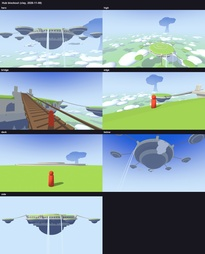
#> input picture art/hub/blockout/sheet.jpg, 205 x 254 px, shrunk from 1280 x 1586 before the run
$ python crisp_paint.py ../../art/hub/blockout/sheet.jpg out.png
#> lines starting #> are read from the running program, lines starting #| are printed output that depends on the picture; after the words box and inside, x2 and y2 are one past the last pixel; in counts of white or black regions, pixels touching at a corner belong together
"""Crisp paint, the method from the stone bridge (docs/style/crisp-paint.md): firm brushed shapes, clusters of fine marks and a sharpen, so a texture holds up close with a slight painted grain.
Use it either way:
  on any finished sheet, same layout, so it fits the model as it is (colours come from the sheet, no palette needed):
    python tools/art/crisp_paint.py <in.png> <out.png> [--look crisp|soft] [--grain x|none] [--strength 1.0] [--seed 5] [--shapes N] [--marks N] [--dark N] [--sharpen N]
  or inside a painter:
    from crisp_paint import crisp_pass, brushed_wash, chisel_marks, sharpen
--look soft keeps the grain but not the hard finish: fainter shapes, paler marks, almost no sharpen, the island's brightness kept.
--grain x: marks and shapes run along the sheet's x, for wood painted with its grain along x (the fence, the props). --grain none: any direction, for stone.
"""
import argparse
import math

import numpy as np
from PIL import Image
from scipy.ndimage import gaussian_filter, label


def ss(a, b, x):
	t = np.clip((x - a) / (b - a), 0, 1)
	return t * t * (3 - 2 * t)


def over(img, colour, a):
	a = np.clip(a, 0, 1)[..., None]
	return img * (1 - a) + colour * a


def smooth1d(n, width, rng):
	v = rng.normal(size=n + width * 4)
	v = np.convolve(v, np.ones(width) / width, "same")[width * 2 : width * 2 + n]
	return v / (np.abs(v).max() + 1e-6)


def jagged(H, W, rng, scale):
	"""noise of a given size, one standard deviation = 1: what makes an edge wander"""
	n = gaussian_filter(rng.normal(0, 1, (H, W)).astype(np.float32), scale)
	return n / (n.std() + 1e-6)


def lines(shape, count, length, half, rng, wander):
	"""thin curving lines into a mask, tapered at both ends"""
	H, W = shape
	m = np.zeros(shape, np.float32)
	for _ in range(count):
		n = int(rng.uniform(*length) * W)
		x0 = int(rng.uniform(-0.1, 0.9) * W)
		xa, xb = max(x0, 0), min(x0 + n, W)
		if xb - xa < 6:
			continue
		n = xb - xa
		c = rng.uniform(0, H) + np.cumsum(smooth1d(n, max(n // 3, 4), rng)) / n * wander * 3 + rng.uniform(-0.25, 0.25) * np.arange(n)
		t = np.arange(n) / n
		w = half * np.minimum(1, np.minimum(t, 1 - t) * 5) * rng.uniform(0.6, 1.1) + 0.15
		rows = np.arange(H)[:, None]
		v = np.clip(w[None, :] - np.abs(rows - c[None, :]), 0, 1)
		m[:, xa:xb] = np.maximum(m[:, xa:xb], v * rng.uniform(0.55, 1))
	return m


def brushed_mask(H, W, rng, scale, radii=((0.3, 0.55), (0.2, 0.4)), tilt=0.35, centre=None):
	"""the key shape: an ellipse roughened with noise, then cut hard and barely softened. A firm edge that wanders: painted, not airbrushed.
	scale is the painting's pixels per sheet pixel (2 if painted at double size)."""
	yy, xx = np.mgrid[0:H, 0:W].astype(np.float32)
	cx, cy = (rng.uniform(0, W), rng.uniform(0, H)) if centre is None else centre
	a = rng.uniform(-tilt, tilt)
	dx, dy = (xx - cx) * math.cos(a) + (yy - cy) * math.sin(a), -(xx - cx) * math.sin(a) + (yy - cy) * math.cos(a)
	f = (dx / rng.uniform(*radii[0]) / W) ** 2 + (dy / rng.uniform(*radii[1]) / H) ** 2 + jagged(H, W, rng, 2.2 * scale) * 0.13 + jagged(H, W, rng, 0.7 * scale) * 0.04
	return gaussian_filter((f < 1).astype(np.float32), 0.4 * scale)


def brushed_wash(img, colour, strength, rng, scale):
	"""a flat wash of one colour in a brushed shape"""
	H, W = img.shape[:2]
	return over(img, colour, brushed_mask(H, W, rng, scale) * strength)


def hewn_plane(img, colour, strength, rng, scale):
	"""a straight firm edge with one side a touch different"""
	H, W = img.shape[:2]
	yy, xx = np.mgrid[0:H, 0:W].astype(np.float32)
	cx, cy, a = rng.uniform(0.15, 0.85) * W, rng.uniform(0.1, 0.9) * H, rng.uniform(-0.9, 0.9)
	d = (xx - cx) * math.sin(a) - (yy - cy) * math.cos(a)
	return over(img, colour, gaussian_filter((d > 0).astype(np.float32), 0.3 * scale) * strength)


def mark_mask(H, W, rng, scale, cx, cy, a, spread):
	"""a cluster of short fine strokes, each stamped pixel by pixel and tapered, then barely softened"""
	m = np.zeros((H, W), np.float32)
	for _k in range(int(rng.integers(3, 7))):
		ln = rng.uniform(3, 9) * scale
		ox, oy = rng.normal(0, spread), rng.normal(0, spread * 0.5)
		for f in np.linspace(0, 1, int(ln) + 2):
			x, y = int(cx + ox + math.cos(a) * ln * f), int(cy + oy + math.sin(a) * ln * f)
			if 0 <= x < W and 0 <= y < H:
				m[y, x] = min(1, 4 * f * (1 - f) + 0.1)
	return np.clip(gaussian_filter(m, 0.42 * scale) * 3.2, 0, 1)


def chisel_marks(img, rng, dark, light, scale, strength=0.5, along=False):
	"""clusters of marks, close in colour, most of them dark. The number follows the area. along=True keeps them on the x axis, for wood grain"""
	H, W = img.shape[:2]
	per = W * H / (150 * scale * 150 * scale)
	for _ in range(int(rng.integers(2, 4) + per * 3)):
		cx, cy, a, spread = rng.uniform(0.08, 0.92) * W, rng.uniform(0.08, 0.92) * H, rng.uniform(0.5, 1.2) * rng.choice((-1, 1)), rng.uniform(4, 9) * scale
		if along:
			a = a * 0.12
		colour = dark if rng.random() < 0.6 else light
		img = over(img, colour, mark_mask(H, W, rng, scale, cx, cy, a, spread) * strength)
	return img


def sharpen(img, amount, scale, radius=1.1):
	"""the finishing fringe: every painted edge gets a thin light and dark side"""
	return np.clip(img + (img - gaussian_filter(img, (radius * scale, radius * scale, 0))) * amount, 0, 255)


# how much of each ingredient. shapes and marks make the grain; dark and sharpen make it hard and heavy; keep_brightness puts each island's average colour back
LOOKS = {
	"crisp": dict(shapes=1.0, marks=1.0, dark=1.0, sharpen=1.0, keep_brightness=False),
	"soft": dict(shapes=1.1, marks=0.9, dark=0.35, sharpen=0.2, keep_brightness=True),
}


def crisp_pass(img, rng, scale=2, along=True, strength=1.0, mask=None, shapes=1.0, marks=1.0, dark=1.0, sharpen_by=1.0, keep_brightness=False):
	"""the whole method over paint that already exists, with colours taken from that paint. Shapes tint what's there, so grain and highlights underneath survive.
	img: float RGB, painted at scale times the final size. mask: where to paint, 1 inside the island. shapes, marks, dark and sharpen_by scale each ingredient (see LOOKS)."""
	H, W = img.shape[:2]
	inside = np.ones((H, W), bool) if mask is None else mask > 0.5
	if inside.sum() < 16:
		return img
	mean = img[inside].mean(axis=0)
	out = img.astype(np.float32).copy()
	# firm-edged shapes, a few per island, the size of a big brush whatever the island's size
	reach = 90 * scale
	wide, tall = min(W, reach * 2), min(H, reach)
	radii = ((0.25 * wide / W, 0.5 * wide / W), (0.18 * tall / H, 0.42 * tall / H))
	if along:
		radii = (radii[0], (radii[1][0] * 0.55, radii[1][1] * 0.55))
	count = max(3, int(W * H / (reach * reach * 0.7)))
	for i in range(count):
		tint = np.array((1.075, 1.05, 1.0)) if i % 2 == 0 else 1 + (np.array((0.93, 0.92, 0.96)) - 1) * dark
		m = brushed_mask(H, W, rng, scale, radii, 0.08 if along else 0.35)
		out = out * (1 + (tint - 1)[None, None, :] * (m * strength * shapes)[..., None])
	dark_mark = mean * (1 + (np.array((0.8, 0.77, 0.84)) - 1) * dark)
	light_mark = mean * np.array((1.2, 1.17, 1.08))
	out = chisel_marks(out, rng, dark_mark, light_mark, scale, 0.5 * strength * marks, along)
	out = sharpen(out, 0.9 * strength * sharpen_by, scale)
	if keep_brightness:
		out = np.clip(out * (mean / (out[inside].mean(axis=0) + 1e-6))[None, None, :], 0, 255)
	return np.where(inside[..., None], out, img)


def crisp_sheet(sheet, rng, grain=True, strength=1.0, background_tolerance=8, **ingredients):
	"""a finished sheet (H, W, 3, 0-255): paint at double size, island by island so nothing crosses a seam, and shrink back"""
	base = Image.fromarray(np.clip(sheet, 0, 255).astype(np.uint8))
	big = np.array(base.resize((base.width * 2, base.height * 2), Image.LANCZOS)).astype(np.float32)
	# the background is the most common colour; everything else, in connected pieces, is an island
	flat = big.astype(np.uint8).reshape(-1, 3)
	values, counts = np.unique(flat[:: max(1, flat.shape[0] // 200000)], axis=0, return_counts=True)
	back = values[counts.argmax()].astype(np.float32)
	share = counts.max() / counts.sum()
	found = np.abs(big - back).max(axis=2) > background_tolerance if share > 0.05 else np.ones(big.shape[:2], bool)
	labels, n = label(found)
	boxes = __import__("scipy.ndimage", fromlist=["find_objects"]).find_objects(labels)
	painted = 0
	for i, box in enumerate(boxes):
		y, x = box
		if y.stop - y.start < 24 or x.stop - x.start < 24:
			continue
		crop = big[y.start : y.stop, x.start : x.stop]
		big[y.start : y.stop, x.start : x.stop] = crisp_pass(crop, rng, 2, grain, strength, (labels[box] == i + 1).astype(np.float32), **ingredients)
		painted += 1
	done = Image.fromarray(np.clip(big, 0, 255).astype(np.uint8)).resize((base.width, base.height), Image.LANCZOS)
	return np.array(done), painted


def main():
	ap = argparse.ArgumentParser(description="Crisp paint over a finished texture sheet; same layout, so it fits the model as it is")
	ap.add_argument("input")
	ap.add_argument("output")
	ap.add_argument("--grain", choices=("x", "none"), default="x")
	ap.add_argument("--strength", type=float, default=1.0)
	ap.add_argument("--seed", type=int, default=5)
	ap.add_argument("--look", choices=tuple(LOOKS), default="crisp")
	for name in ("shapes", "marks", "dark", "sharpen"):
		ap.add_argument("--" + name, type=float, help="override the look's amount of this ingredient")
	args = ap.parse_args()
	sheet = np.array(Image.open(args.input).convert("RGB"))
#> sheet is the input picture: shape (254, 205, 3); mean R, G, B 140.6, 161.4, 166.9
	look = dict(LOOKS[args.look])
	for name in ("shapes", "marks", "dark", "sharpen"):
		if getattr(args, name) is not None:
			look[name] = getattr(args, name)
	look["sharpen_by"] = look.pop("sharpen")
	done, painted = crisp_sheet(sheet, np.random.default_rng(args.seed), args.grain == "x", args.strength, **look)
#> in crisp_sheet, `big = np.array(base.resize((base.width * 2, base.height * 2), Image.LA..`:
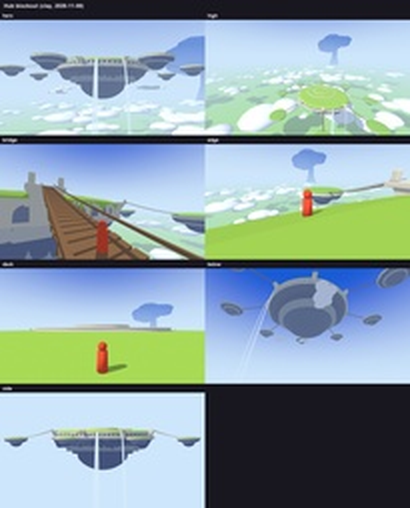
#> big: shape (508, 410, 3) float32; mean R, G, B 140.5, 161.5, 167
#> in crisp_sheet, `back = values[counts.argmax()].astype(np.float32)`: back = [24, 23, 31]
#> in crisp_sheet, `share = counts.max() / counts.sum()`: share = 0.111
#> in crisp_sheet, `found = np.abs(big - back).max(axis=2) > background_tolerance if share..`:
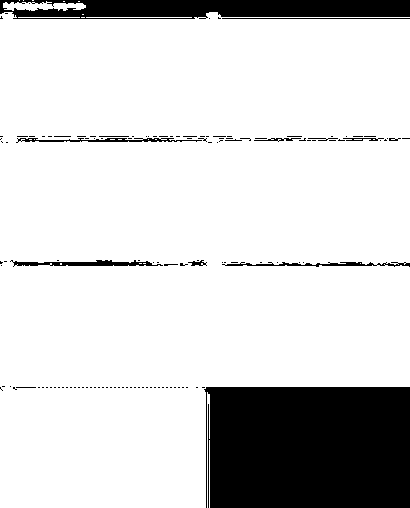
#> found: shape (508, 410) bool; 84% white; 130 black regions (117 under 20 px), largest, box (x1, y1, x2, y2) and area: (204, 387, 410, 508) 24449, (0, 0, 410, 19) 6497, (10, 260, 163, 267) 553
#> in crisp_sheet, `labels, n = label(found)`:
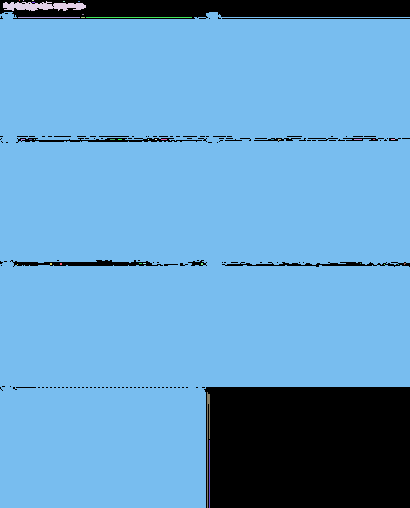
#> labels: shape (508, 410) int32; 38 distinct labels, from 0 to 37; one colour per label, 0 black
#> in crisp_sheet, `labels, n = label(found)`: n = 37
#> in crisp_sheet, `boxes = __import__("scipy.ndimage", fromlist=["find_objects"]).find_ob..`: boxes = 37 items
#> the loop in crisp_sheet, `for i, box in enumerate(boxes):` made 37 passes
#> (mean in crisp_pass, reach in crisp_pass, wide in crisp_pass, tall in crisp_pass, radii in crisp_pass, count in crisp_pass) on pass 8: ([163.4, 188.6, 193.6], 180, 360, 180, ((0.22, 0.439), (0.0359, 0.0838)), 8)
#> after the loop in crisp_sheet, `for i, box in enumerate(boxes):`:
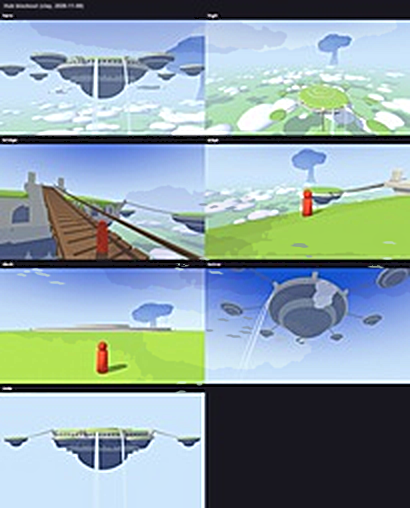
#> big: shape (508, 410, 3) float32; mean R, G, B 140.8, 160.9, 165.9
#> after the loop in crisp_sheet, `for i, box in enumerate(boxes):`:
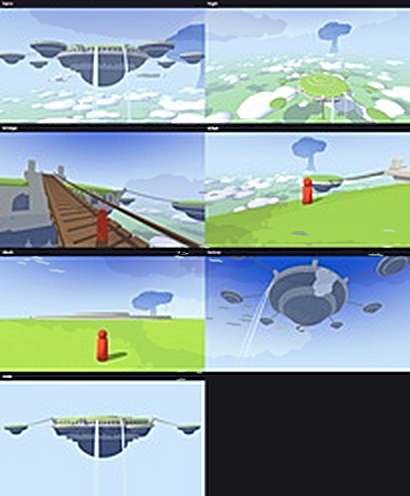
#> crop: shape (496, 410, 3) float32; mean R, G, B 143.5, 164.1, 169.1
#> after the loop in crisp_sheet, `for i, box in enumerate(boxes):`: painted = 1
#> in crisp_sheet, `done = Image.fromarray(np.clip(big, 0, 255).astype(np.uint8)).resize((..`:
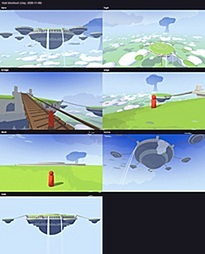
#> done: PIL image 205x254 RGB; mean R, G, B 140.5, 160.3, 165.4
#> painted = 1
	Image.fromarray(done).save(args.output)
	print("painted", painted, "islands ->", args.output)
#| painted 1 islands -> out.png


if __name__ == "__main__":
	main()

$ run again, on art/hub/blockout/bridge.png
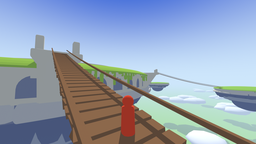
#> input picture art/hub/blockout/bridge.png, 256 x 144 px, shrunk from 1600 x 900 before the run
#> counts = 19714 values, max 4695 at index 8737, min 1 at index 0, mean 7.48
#> back = [143, 149, 152]
#> share = 0.0318
#> found: shape (288, 512) bool; every value is 1
#> labels: shape (288, 512) int32; every value is 1
#> n = 1
#> boxes = 1 item
#> the loop in crisp_sheet, `for i, box in enumerate(boxes):` made 1 pass
#> (mean in crisp_pass, reach in crisp_pass, wide in crisp_pass, tall in crisp_pass, radii in crisp_pass, count in crisp_pass) on pass 1: ([147.3, 160.8, 180.5], 180, 360, 180, ((0.176, 0.352), (0.0619, 0.144)), 6)
#> pass 1, in brushed_mask, `yy, xx = np.mgrid[0:H, 0:W].astype(np.float32)`:
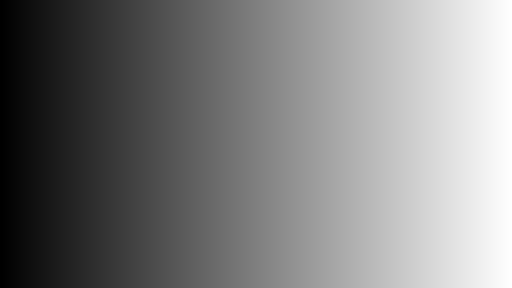
#> xx: shape (288, 512) float32; min 0, max 511, mean 255.5; drawn with min black and max white
#> after the loop in crisp_sheet, `for i, box in enumerate(boxes):`: painted = 1
#> in crisp_sheet, `done = Image.fromarray(np.clip(big, 0, 255).astype(np.uint8)).resize((..`:
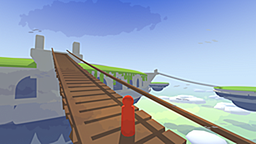
#> done: PIL image 256x144 RGB; mean R, G, B 147.3, 159.1, 178
#| painted 1 islands -> out.png
